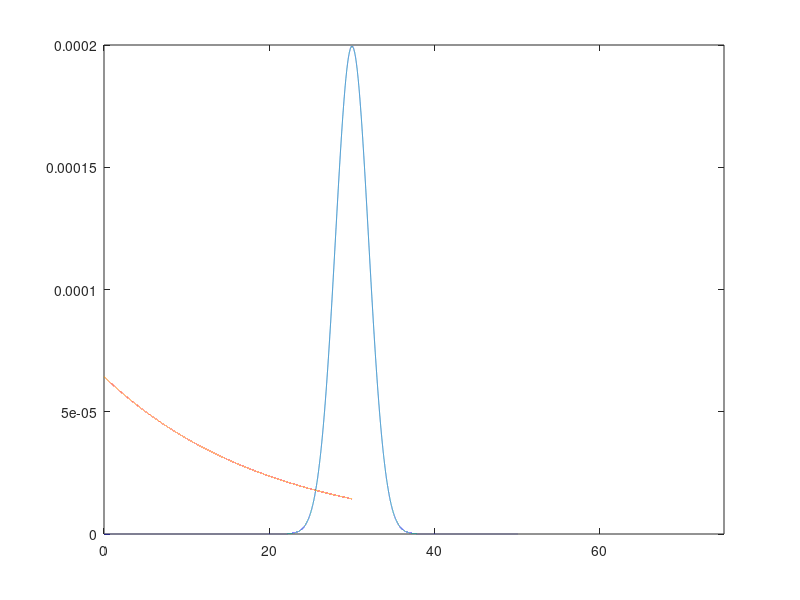

The MATLAB source for this figure:
clear all;
close all;
clc;
% pHit
z_max = 50;
zkt_star = 30;
sigma_hit = 2;
z = 0:0.001:z_max;


phit = (1/sqrt(2*pi*sigma_hit^2))...
    *exp(-((z - zkt_star).^2)/(2*sigma_hit^2));
phit = phit/sum(phit);
figure(1);
plot(z,phit);
xlim([0, 75]);
hold on;

%pshort
gamma_short = 0.05;

z = 0:0.001:zkt_star;

pshort = gamma_short*exp(-gamma_short*z);
pshort = pshort/sum(pshort);

plot(z, pshort);
hold on;

z = z_max-0.005:0.001:z_max+0.005;
pmax = ones(1, length(z));
pmax = pmax/sum(pmax);